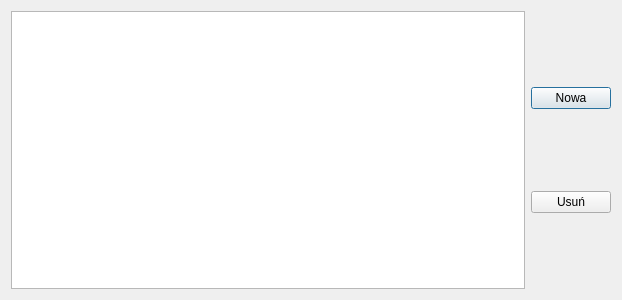
<?xml version="1.0" encoding="UTF-8"?>
<ui version="4.0">
 <class>uzywane_zmienne</class>
 <widget class="QDialog" name="uzywane_zmienne">
  <property name="windowModality">
   <enum>Qt::WindowModal</enum>
  </property>
  <property name="geometry">
   <rect>
    <x>0</x>
    <y>0</y>
    <width>622</width>
    <height>300</height>
   </rect>
  </property>
  <property name="windowTitle">
   <string>Używane zmienne</string>
  </property>
  <layout class="QGridLayout" name="gridLayout">
   <item row="0" column="1">
    <layout class="QHBoxLayout" name="horizontalLayout">
     <item>
      <layout class="QVBoxLayout" name="verticalLayout">
       <item>
        <widget class="QPushButton" name="nowa">
         <property name="text">
          <string>Nowa</string>
         </property>
        </widget>
       </item>
       <item>
        <widget class="QPushButton" name="usun">
         <property name="text">
          <string>Usuń</string>
         </property>
        </widget>
       </item>
      </layout>
     </item>
    </layout>
   </item>
   <item row="0" column="0">
    <widget class="QTableView" name="tableView"/>
   </item>
  </layout>
 </widget>
 <resources/>
 <connections/>
</ui>
